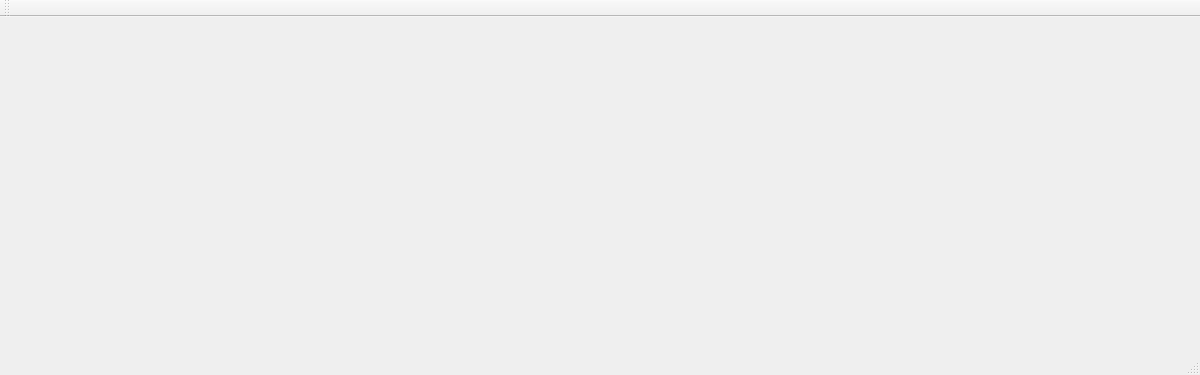
<?xml version="1.0" encoding="UTF-8"?>
<ui version="4.0">
 <class>MainWindow</class>
 <widget class="QMainWindow" name="MainWindow">
  <property name="geometry">
   <rect>
    <x>0</x>
    <y>0</y>
    <width>1200</width>
    <height>375</height>
   </rect>
  </property>
  <property name="windowTitle">
   <string>MainWindow</string>
  </property>
  <widget class="QWidget" name="centralWidget">
   <layout class="QGridLayout" name="gridLayout">
    <item row="0" column="0">
     <widget class="QCustomPlot" name="plot" native="true"/>
    </item>
    <item row="0" column="1">
     <spacer name="horizontalSpacer">
      <property name="orientation">
       <enum>Qt::Horizontal</enum>
      </property>
      <property name="sizeType">
       <enum>QSizePolicy::Fixed</enum>
      </property>
      <property name="sizeHint" stdset="0">
       <size>
        <width>40</width>
        <height>20</height>
       </size>
      </property>
     </spacer>
    </item>
    <item row="0" column="2">
     <widget class="QCustomPlot" name="plot2" native="true"/>
    </item>
   </layout>
  </widget>
  <widget class="QMenuBar" name="menuBar">
   <property name="geometry">
    <rect>
     <x>0</x>
     <y>0</y>
     <width>1200</width>
     <height>20</height>
    </rect>
   </property>
  </widget>
  <widget class="QToolBar" name="mainToolBar">
   <attribute name="toolBarArea">
    <enum>TopToolBarArea</enum>
   </attribute>
   <attribute name="toolBarBreak">
    <bool>false</bool>
   </attribute>
  </widget>
  <widget class="QStatusBar" name="statusBar"/>
 </widget>
 <layoutdefault spacing="6" margin="11"/>
 <customwidgets>
  <customwidget>
   <class>QCustomPlot</class>
   <extends>QWidget</extends>
   <header>qcustomplot.h</header>
   <container>1</container>
  </customwidget>
 </customwidgets>
 <resources/>
 <connections/>
</ui>
